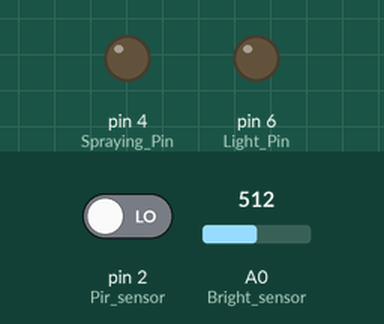
A sketch run on a simulated Arduino Uno, built with avr-gcc and run on an emulated ATmega328P. Parts: output pins drawn as LEDs (lit = HIGH). Inputs (shaded band) come from the test bench; at power-on: pin 2 (Pir_sensor) LOW, A0 (Bright_sensor) = 512.

Above: at 1.2 s.
1.3 s: pin 2 (Pir_sensor) driven HIGH
At 1.9 s:
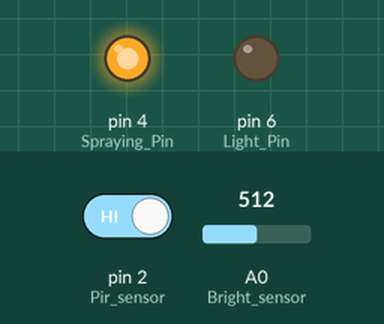
2.8 s: A0 (Bright_sensor) set to 785
4.3 s: A0 (Bright_sensor) set to 813
At 5.4 s:
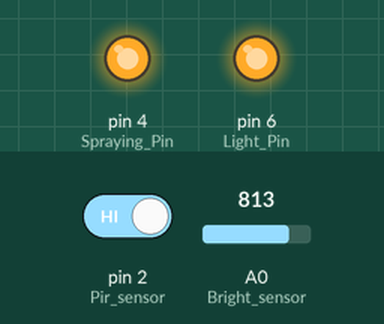
Timing chart, 0 to 7.3 s (numbered marks = the images above; inputs shaded):
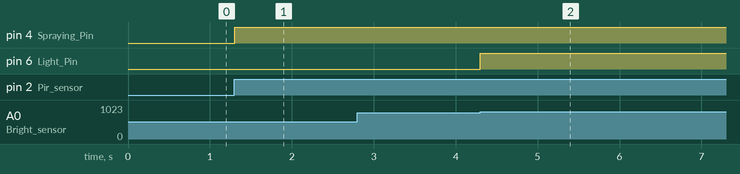

The sketch:

code.ino
```cpp
int Bright_sensor = A0;
int Pir_sensor = 2;
int Spraying_Pin = 4;
int Light_Pin = 6;
int sensorValue = 0;
int PersonValue;
unsigned long previousMillis = 0;
// Intervalo de medicao temperatura
const long interval = 6000;
void PersonCome(boolean come)
{
  if (come)
  {
    if (sensorValue > 800)
    {
      digitalWrite(Light_Pin, HIGH);
    }
    digitalWrite(Spraying_Pin, HIGH);
  }
  else
  {
    digitalWrite(Light_Pin, LOW);
    digitalWrite(Spraying_Pin, LOW);
  }
}

void setup()
{
  PersonCome(false);
  // initialize both leds to be off
  pinMode(Pir_sensor, INPUT);
  pinMode(Spraying_Pin, OUTPUT);
  pinMode(Light_Pin, OUTPUT);
  digitalWrite(Spraying_Pin, LOW);
  digitalWrite(Light_Pin, LOW);//
}

void loop()
{
  PersonValue = digitalRead(Pir_sensor);
  sensorValue = analogRead(Bright_sensor);
  unsigned long currentMillis = millis();
  if (PersonValue == 1)
  {
    PersonCome(true);
    previousMillis = currentMillis;
  }

  if (currentMillis - previousMillis >= interval)
  {
    PersonCome(false);
    previousMillis = currentMillis;
  }
}
```

Measured:
- the behaviour switches between 800 and 801 on A0 (Bright_sensor) (found by bisection; images 1 and 2)
- after the input at 1.3 s, pin 4 (Spraying_Pin): LOW → HIGH at once
- after the input at 2.8 s, every drawn part: stays the same
- after the input at 4.3 s, pin 6 (Light_Pin): LOW → HIGH at once
